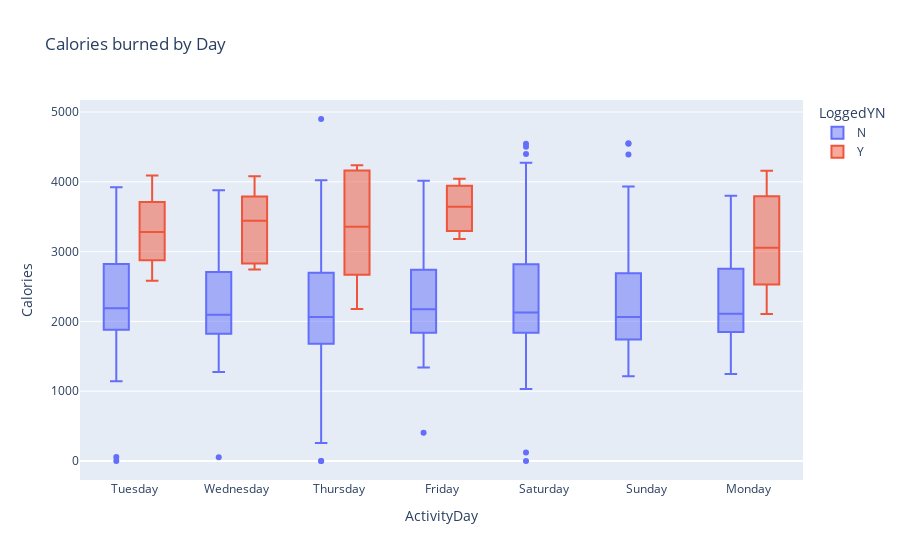

The notebook cell saved with this chart:
### Code cell
fig = px.box(df, x="ActivityDay", y="Calories",color="LoggedYN", title="Calories burned by Day")
fig.show()

### Figure 1 — Plotly figure (JSON) as saved in the notebook; plotly's stock layout.template omitted (floating-point values rounded to 4 significant figures; data arrays with more than 128 entries replaced by an {"elided": "..."} marker saying what was removed)
{"data": [{"alignmentgroup": "True", "hovertemplate": "LoggedYN=N<br>ActivityDay=%{x}<br>Calories=%{y}<extra></extra>", "legendgroup": "N", "marker": {"color": "#636efa"}, "name": "N", "notched": false, "offsetgroup": "N", "orientation": "v", "showlegend": true, "type": "box", "x": {"elided": "908 str values"}, "x0": " ", "xaxis": "x", "y": {"elided": "908 int values"}, "y0": " ", "yaxis": "y"}, {"alignmentgroup": "True", "hovertemplate": "LoggedYN=Y<br>ActivityDay=%{x}<br>Calories=%{y}<extra></extra>", "legendgroup": "Y", "marker": {"color": "#EF553B"}, "name": "Y", "notched": false, "offsetgroup": "Y", "orientation": "v", "showlegend": true, "type": "box", "x": ["Tuesday", "Thursday", "Monday", "Monday", "Tuesday", "Wednesday", "Thursday", "Monday", "Tuesday", "Wednesday", "Monday", "Wednesday", "Friday", "Monday", "Tuesday", "Thursday", "Tuesday", "Wednesday", "Thursday", "Monday", "Tuesday", "Wednesday", "Thursday", "Friday", "Monday", "Monday", "Tuesday", "Thursday", "Friday", "Monday", "Tuesday", "Wednesday"], "x0": " ", "xaxis": "x", "y": [2584, 2179, 2194, 2105, 2937, 2742, 2668, 2832, 2812, 3096, 3055, 2830, 3180, 2642, 2976, 2933, 3635, 4079, 4163, 4157, 4092, 3787, 4236, 4044, 4005, 3491, 3784, 3783, 3644, 3721, 3586, 3788], "y0": " ", "yaxis": "y"}], "layout": {"boxmode": "group", "legend": {"title": {"text": "LoggedYN"}, "tracegroupgap": 0}, "title": {"text": "Calories burned by Day"}, "xaxis": {"anchor": "y", "domain": [0.0, 1.0], "title": {"text": "ActivityDay"}}, "yaxis": {"anchor": "x", "domain": [0.0, 1.0], "title": {"text": "Calories"}}}}
